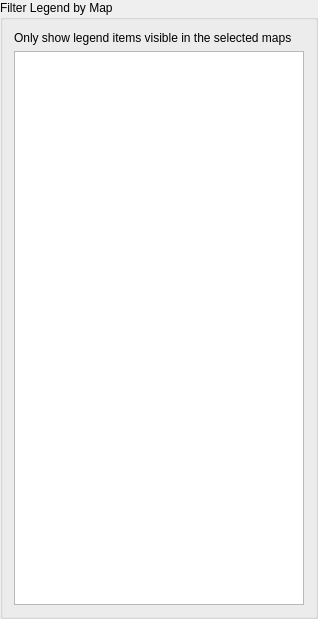
<?xml version="1.0" encoding="UTF-8"?>
<ui version="4.0">
 <class>QgsLayoutLegendMapFilteringWidgetBase</class>
 <widget class="QWidget" name="QgsLayoutLegendMapFilteringWidgetBase">
  <property name="geometry">
   <rect>
    <x>0</x>
    <y>0</y>
    <width>318</width>
    <height>619</height>
   </rect>
  </property>
  <property name="sizePolicy">
   <sizepolicy hsizetype="Expanding" vsizetype="Expanding">
    <horstretch>0</horstretch>
    <verstretch>0</verstretch>
   </sizepolicy>
  </property>
  <property name="windowTitle">
   <string>Legend Filtering Options</string>
  </property>
  <layout class="QVBoxLayout" name="verticalLayout">
   <property name="leftMargin">
    <number>0</number>
   </property>
   <property name="topMargin">
    <number>0</number>
   </property>
   <property name="rightMargin">
    <number>0</number>
   </property>
   <property name="bottomMargin">
    <number>0</number>
   </property>
   <item>
    <widget class="QGroupBox" name="groupBox">
     <property name="title">
      <string>Filter Legend by Map</string>
     </property>
     <layout class="QVBoxLayout" name="verticalLayout_2">
      <item>
       <widget class="QLabel" name="label_9">
        <property name="text">
         <string>Only show legend items visible in the selected maps</string>
        </property>
        <property name="wordWrap">
         <bool>true</bool>
        </property>
       </widget>
      </item>
      <item>
       <widget class="QListView" name="mFilterMapItemsListView"/>
      </item>
     </layout>
    </widget>
   </item>
  </layout>
 </widget>
 <layoutdefault spacing="6" margin="11"/>
 <resources/>
 <connections/>
</ui>
